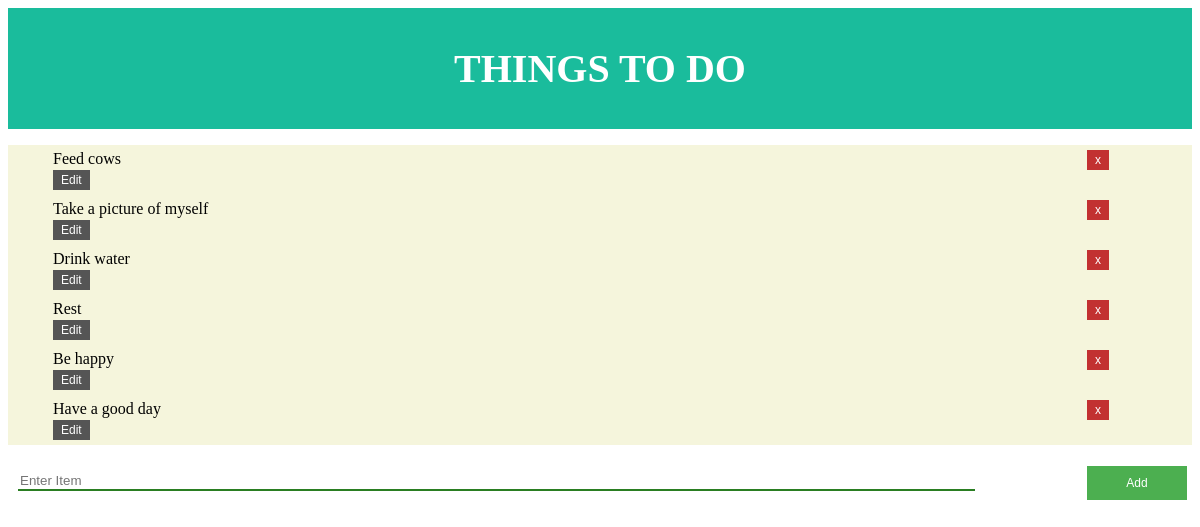
The page /todo/ on the database as committed earlier.
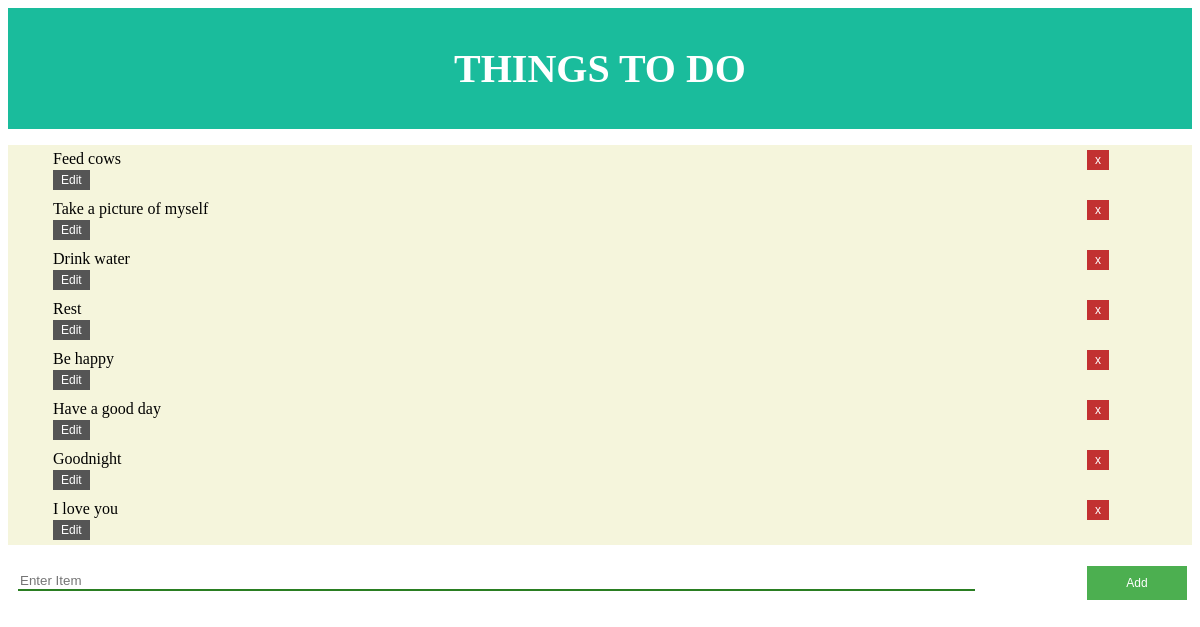
The same page on the database as committed later.
### todo/models.py (models this page shows)
class TodoItem(models.Model):
    content = models.TextField()

### todo/views.py (the view)
# urls.py: path('todo/', todoView),
def todoView(request):
    all_todo_items = TodoItem.objects.all()
    return render(request, 'todo.html',
        {'all_items': all_todo_items})

### templates/todo.html (shortened to what this page needs)
{% load static %}
<!DOCTYPE html>
<head>
    <link rel="stylesheet" type="text/css" href="{% static 'css/style.css' %}"/>
</head>
<body>
    <div class="header">
        <h1>Things to do</h1>
    </div>
    <div class="item-input">
        <ul>
            {% for todo_item in all_items %}
                <li class="list">
                    <div class="item-content">{{ todo_item.content }}</div>
                    <div class="delete">
                        <form id="dlt" action="/deleteTodo/{{todo_item.id}}/"
                        style="display:inline;"
                        method="post">{% csrf_token %}
                        <button id="dlt" type="submit">x</button>
                        </form>
                    </div>
                    <div class="edit">
                        <form id="btn" action="/editTodo/{{todo_item.id}}/"
                        style="display:inline;"
                        method="post">{% csrf_token %}
                        <button type="button" id="btn">Edit</button>
                        </form>
                    </div>
                </li>
            {% endfor %}
        </ul>
    </div>
    <form class="form" action="/addTodo/" method="post">{% csrf_token %}
        <div class="task">
            <input class="content" type="text" name="content" placeholder="Enter Item"/>
        </div>
        <div class="add">
            <button id="add" type="submit">Add</button>
        </div>
    </form>
</body>
</html>

Rows that differ between the two databases and show on the page:
added TodoItem: content "Goodnight"
added TodoItem: content "I love you"
